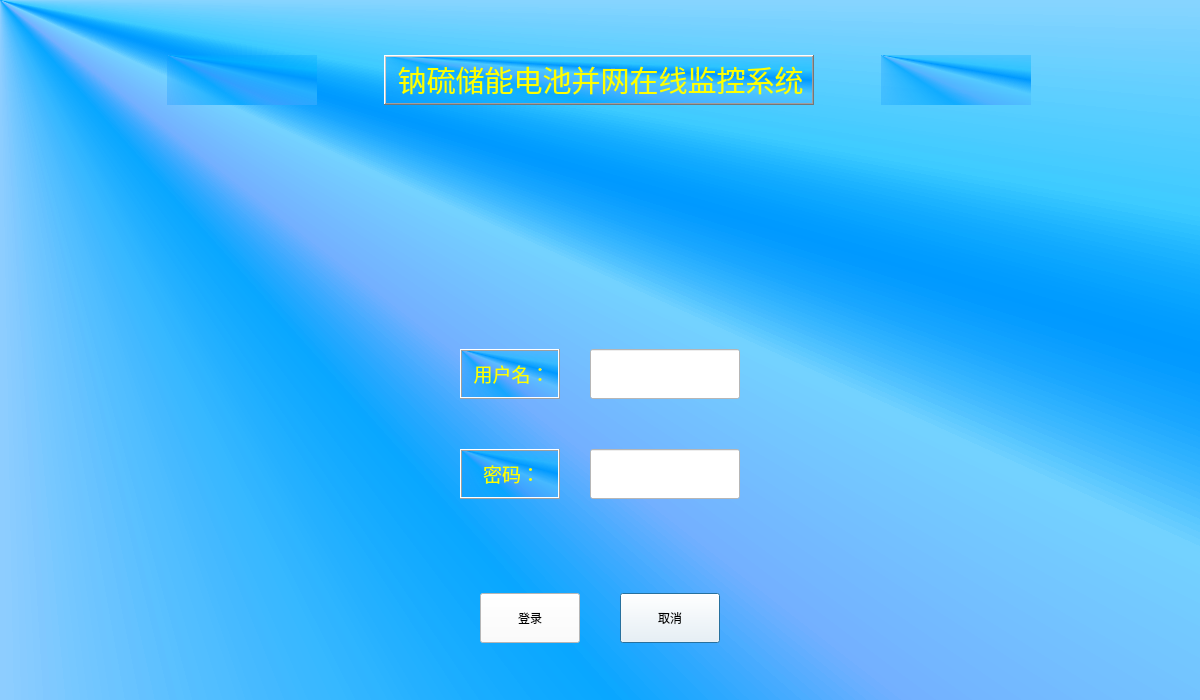
<?xml version="1.0" encoding="UTF-8"?>
<ui version="4.0">
 <class>Login</class>
 <widget class="QDialog" name="Login">
  <property name="geometry">
   <rect>
    <x>0</x>
    <y>0</y>
    <width>1200</width>
    <height>700</height>
   </rect>
  </property>
  <property name="windowTitle">
   <string>Dialog</string>
  </property>
  <property name="styleSheet">
   <string notr="true">background-color: qconicalgradient(cx:0, cy:0, angle:135, stop:0 rgba(255, 255, 0, 69), stop:0.375 rgba(16, 150, 255, 69), stop:0.423533 rgba(0, 164, 255, 145), stop:0.45 rgba(0, 164, 255, 208), stop:0.477581 rgba(71, 151, 255, 130), stop:0.518717 rgba(71, 197, 255, 130), stop:0.55 rgba(0, 153, 255, 255), stop:0.57754 rgba(0, 186, 255, 130), stop:0.625 rgba(0, 164, 255, 69), stop:1 rgba(255, 255, 0, 69));</string>
  </property>
  <layout class="QVBoxLayout" name="verticalLayout_2" stretch="2,1,1">
   <property name="spacing">
    <number>50</number>
   </property>
   <property name="leftMargin">
    <number>100</number>
   </property>
   <property name="rightMargin">
    <number>100</number>
   </property>
   <item>
    <layout class="QHBoxLayout" name="horizontalLayout">
     <property name="leftMargin">
      <number>50</number>
     </property>
     <property name="rightMargin">
      <number>50</number>
     </property>
     <property name="bottomMargin">
      <number>150</number>
     </property>
     <item>
      <widget class="QLabel" name="label_4">
       <property name="maximumSize">
        <size>
         <width>150</width>
         <height>50</height>
        </size>
       </property>
       <property name="styleSheet">
        <string notr="true">image: url(:/image/DongFang.jpg);</string>
       </property>
       <property name="text">
        <string/>
       </property>
      </widget>
     </item>
     <item>
      <widget class="QLabel" name="label">
       <property name="maximumSize">
        <size>
         <width>430</width>
         <height>50</height>
        </size>
       </property>
       <property name="frameShape">
        <enum>QFrame::WinPanel</enum>
       </property>
       <property name="frameShadow">
        <enum>QFrame::Raised</enum>
       </property>
       <property name="text">
        <string>&lt;html&gt;&lt;head/&gt;&lt;body&gt;&lt;p align=&quot;center&quot;&gt;&lt;span style=&quot; font-size:22pt; color:#ffff00;&quot;&gt;钠硫储能电池并网在线监控系统&lt;/span&gt;&lt;/p&gt;&lt;/body&gt;&lt;/html&gt;</string>
       </property>
      </widget>
     </item>
     <item>
      <widget class="QLabel" name="label_5">
       <property name="maximumSize">
        <size>
         <width>150</width>
         <height>50</height>
        </size>
       </property>
       <property name="styleSheet">
        <string notr="true">image: url(:/image/UESTC.jpg);</string>
       </property>
       <property name="text">
        <string/>
       </property>
      </widget>
     </item>
    </layout>
   </item>
   <item>
    <layout class="QVBoxLayout" name="verticalLayout">
     <item>
      <layout class="QHBoxLayout" name="horizontalLayout_2">
       <property name="spacing">
        <number>0</number>
       </property>
       <property name="leftMargin">
        <number>330</number>
       </property>
       <property name="rightMargin">
        <number>330</number>
       </property>
       <item>
        <widget class="QLabel" name="label_2">
         <property name="maximumSize">
          <size>
           <width>100</width>
           <height>50</height>
          </size>
         </property>
         <property name="styleSheet">
          <string notr="true">font: 18pt &quot;楷体&quot;;</string>
         </property>
         <property name="frameShape">
          <enum>QFrame::Box</enum>
         </property>
         <property name="frameShadow">
          <enum>QFrame::Raised</enum>
         </property>
         <property name="text">
          <string>&lt;html&gt;&lt;head/&gt;&lt;body&gt;&lt;p align=&quot;center&quot;&gt;&lt;span style=&quot; font-size:14pt; color:#ffff00;&quot;&gt;用户名：&lt;/span&gt;&lt;/p&gt;&lt;/body&gt;&lt;/html&gt;</string>
         </property>
        </widget>
       </item>
       <item>
        <widget class="QLineEdit" name="input_User">
         <property name="maximumSize">
          <size>
           <width>150</width>
           <height>50</height>
          </size>
         </property>
         <property name="font">
          <font>
           <pointsize>18</pointsize>
          </font>
         </property>
         <property name="styleSheet">
          <string notr="true">background-color: rgb(255, 255, 255);</string>
         </property>
        </widget>
       </item>
      </layout>
     </item>
     <item>
      <layout class="QHBoxLayout" name="horizontalLayout_3">
       <property name="spacing">
        <number>0</number>
       </property>
       <property name="leftMargin">
        <number>330</number>
       </property>
       <property name="rightMargin">
        <number>330</number>
       </property>
       <item>
        <widget class="QLabel" name="label_3">
         <property name="maximumSize">
          <size>
           <width>100</width>
           <height>50</height>
          </size>
         </property>
         <property name="styleSheet">
          <string notr="true">font: 18pt &quot;楷体&quot;;</string>
         </property>
         <property name="frameShape">
          <enum>QFrame::Box</enum>
         </property>
         <property name="frameShadow">
          <enum>QFrame::Raised</enum>
         </property>
         <property name="text">
          <string>&lt;html&gt;&lt;head/&gt;&lt;body&gt;&lt;p align=&quot;center&quot;&gt;&lt;span style=&quot; font-size:14pt; color:#ffff00;&quot;&gt;密码：&lt;/span&gt;&lt;/p&gt;&lt;/body&gt;&lt;/html&gt;</string>
         </property>
        </widget>
       </item>
       <item>
        <widget class="QLineEdit" name="input_Password">
         <property name="maximumSize">
          <size>
           <width>150</width>
           <height>50</height>
          </size>
         </property>
         <property name="font">
          <font>
           <pointsize>18</pointsize>
          </font>
         </property>
         <property name="styleSheet">
          <string notr="true">background-color: rgb(255, 255, 255);</string>
         </property>
        </widget>
       </item>
      </layout>
     </item>
    </layout>
   </item>
   <item>
    <layout class="QHBoxLayout" name="horizontalLayout_4">
     <property name="spacing">
      <number>0</number>
     </property>
     <property name="leftMargin">
      <number>340</number>
     </property>
     <property name="rightMargin">
      <number>340</number>
     </property>
     <item>
      <widget class="QPushButton" name="login_OkBtn">
       <property name="sizePolicy">
        <sizepolicy hsizetype="Minimum" vsizetype="Minimum">
         <horstretch>0</horstretch>
         <verstretch>0</verstretch>
        </sizepolicy>
       </property>
       <property name="maximumSize">
        <size>
         <width>100</width>
         <height>50</height>
        </size>
       </property>
       <property name="styleSheet">
        <string notr="true">font: 16pt &quot;楷体&quot;;
background-color: rgb(255, 255, 255);</string>
       </property>
       <property name="text">
        <string>登录</string>
       </property>
       <property name="default">
        <bool>true</bool>
       </property>
      </widget>
     </item>
     <item>
      <widget class="QPushButton" name="login_QuitBtn">
       <property name="sizePolicy">
        <sizepolicy hsizetype="Minimum" vsizetype="Minimum">
         <horstretch>0</horstretch>
         <verstretch>0</verstretch>
        </sizepolicy>
       </property>
       <property name="maximumSize">
        <size>
         <width>100</width>
         <height>50</height>
        </size>
       </property>
       <property name="styleSheet">
        <string notr="true">font: 16pt &quot;楷体&quot;;
background-color: rgb(255, 255, 255);</string>
       </property>
       <property name="text">
        <string>取消</string>
       </property>
       <property name="default">
        <bool>true</bool>
       </property>
      </widget>
     </item>
    </layout>
   </item>
  </layout>
 </widget>
 <resources/>
 <connections/>
</ui>
